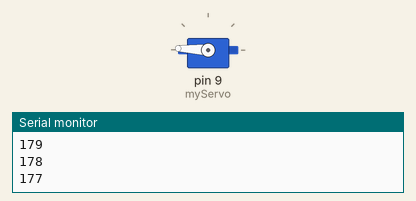
Simulated run of this sketch. Board: Arduino Uno, built with avr-gcc and run on an emulated ATmega328P. Shown: servo, the last lines printed to the serial monitor.

Above: at 0.05 s.
At 0.9 s:
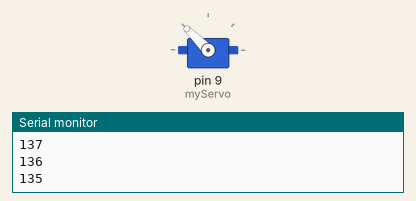
At 1.8 s:
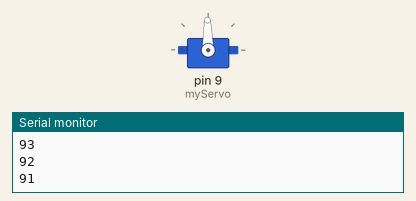
At 3.6 s:
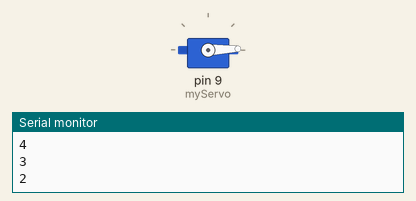
Timing chart, 0 to 8.4 s (numbered marks = the images above):
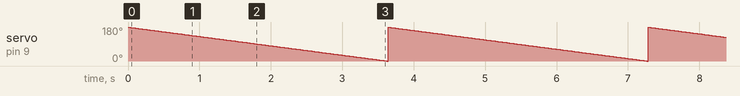

Measured:
- by itself, servo on pin 9 (myServo): ramps from 179° to 0° and jumps back, once every 3.6 s

The sketch:

servo.ino
```cpp
#include <Servo.h>

Servo myServo;
int angle = 180;
void setup(){
    myServo.attach(9);
    Serial.begin(9600);
    myServo.write(180);
}

void loop(){
    if (angle == 0) {
      angle = 180;
    }
    angle = (angle - 1);
    myServo.write(angle);
    Serial.println(angle);
    delay(20);
}
```
